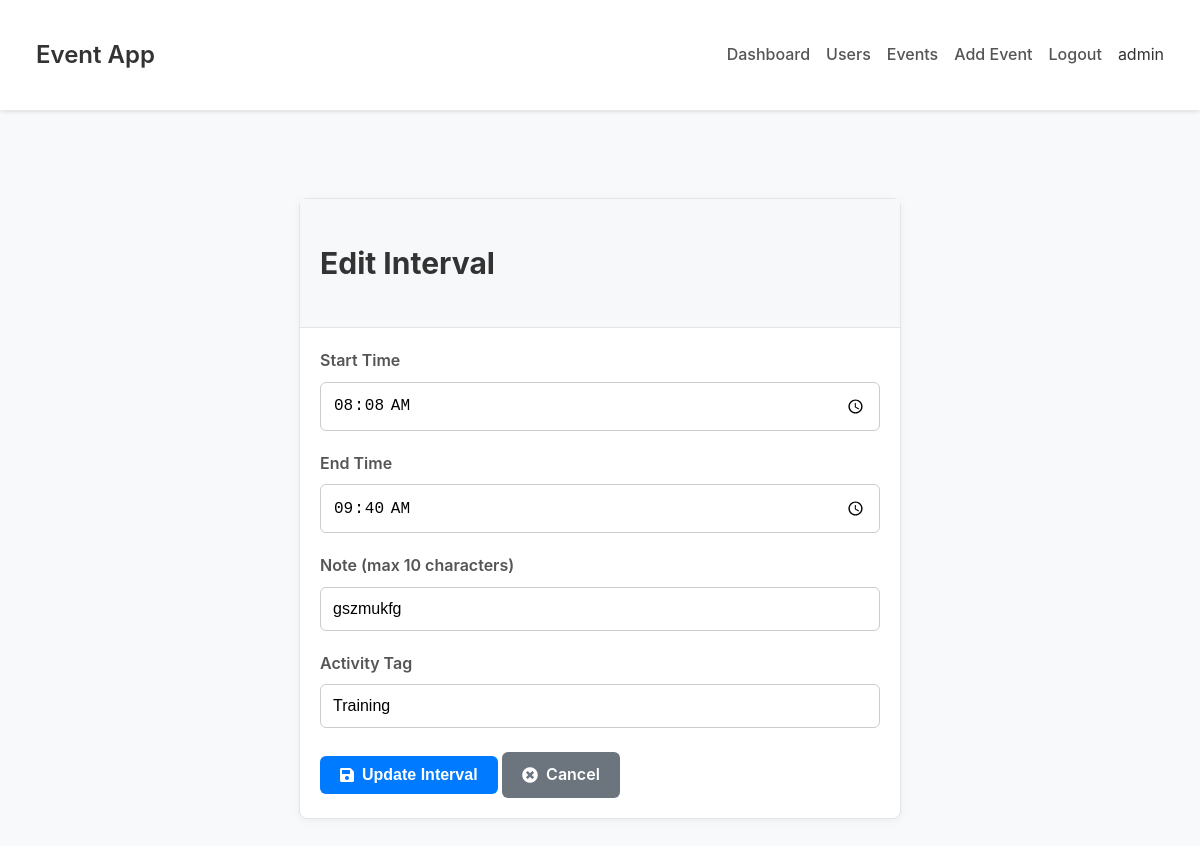
/edit_interval/169 (signed in), run on the app's committed database.
### tables this page shows
CREATE TABLE intervals (
        id INTEGER PRIMARY KEY AUTOINCREMENT,
        event_id INTEGER NOT NULL,
        start_time TEXT NOT NULL,
        end_time TEXT NOT NULL,
        note TEXT,
        activity_tag TEXT NOT NULL,
        FOREIGN KEY (event_id) REFERENCES events (id)
    );

### app.py (the view, shortened to what this page needs)
@app.route('/edit_interval/<int:interval_id>', methods=['GET', 'POST'])
@login_required
def edit_interval(interval_id):
    db = get_db()
    user_id = get_user_id_from_session()
    interval = db.execute(
        'SELECT i.* FROM intervals i JOIN events e ON i.event_id = e.id WHERE i.id = ? AND e.user_id = ?',
        (interval_id, user_id)
    ).fetchone()
    if interval is None:
        flash('Interval not found or you do not have permission to edit it.', 'danger')
        return redirect(url_for('list_events'))
    activity_tags_list = get_all_activity_tags()
    return render_template('edit_interval.html', interval=interval, activity_tags=activity_tags_list, username=session['username'], role=session['role'])

### app.py (called while the page is built)
def get_db():
    if 'db' not in g:
        g.db = sqlite3.connect(DATABASE)
        g.db.row_factory = sqlite3.Row  # This makes rows behave like dicts
    return g.db

def login_required(f):
    @wraps(f)
    def decorated_function(*args, **kwargs):
        if not session.get('logged_in'):
            flash('Please log in to access this page.', 'warning')
            return redirect(url_for('login'))
        return f(*args, **kwargs)
    return decorated_function

def get_user_id_from_session():
    db = get_db()
    user = db.execute('SELECT id FROM users WHERE username = ?', (session['username'],)).fetchone()
    return user['id'] if user else None

def get_all_activity_tags():
    db = get_db()
    tags = db.execute('SELECT tag_name FROM activity_tags ORDER BY tag_name').fetchall()
    return [tag['tag_name'] for tag in tags]

### templates/edit_interval.html (shortened to what this page needs)
{% extends "base.html" %}
{% block content %}
<div class="container mt-4">
    <div class="card" style="max-width: 600px; margin: auto;">
        <div class="card-header">
            <h2>Edit Interval</h2>
        </div>
        <div class="card-body">
            <form method="post" action="{{ url_for('edit_interval', interval_id=interval.id) }}">
                <div class="input-group">
                    <label for="start_time">Start Time</label>
                    <input type="time" id="start_time" name="start_time" class="form-control" value="{{ interval.start_time }}" required>
                </div>
                <div class="input-group">
                    <label for="end_time">End Time</label>
                    <input type="time" id="end_time" name="end_time" class="form-control" value="{{ interval.end_time }}" required>
                </div>
                <div class="input-group">
                    <label for="note">Note (max 10 characters)</label>
                    <input type="text" id="note" name="note" class="form-control" value="{{ interval.note }}" maxlength="10">
                </div>
                <div class="input-group">
                    <label for="activity_tag">Activity Tag</label>
                    <input list="activity_tags_list" id="activity_tag" name="activity_tag" class="form-control" value="{{ interval.activity_tag }}" required>
                </div>
                <div class="mt-4">
                    <button type="submit" class="btn btn-primary">
                        <i class="fas fa-save"></i> Update Interval
                    </button>
                    <a href="{{ url_for('list_events') }}" class="btn btn-secondary">
                        <i class="fas fa-times-circle"></i> Cancel
                    </a>
                </div>
            </form>
        </div>
    </div>
</div>
{% endblock %}

### static/style.css (style rules this page uses)
body { font-family: -apple-system, BlinkMacSystemFont, "Segoe UI", Roboto, "Helvetica Neue", Arial, sans-serif; background-color: #f8f9fa; color: #333; line-height: 1.6; margin: 0; }
.container { max-width: 1200px; margin: auto; padding: 20px; }
.card { background-color: #fff; border: 1px solid #e1e4e8; border-radius: 8px; box-shadow: 0 2px 10px rgba(0, 0, 0, 0.05); margin-bottom: 20px; }
.card-header { background-color: #f6f8fa; padding: 15px 20px; border-bottom: 1px solid #e1e4e8; font-size: 1.25rem; font-weight: 600; }
.card-body { padding: 20px; }
.input-group { margin-bottom: 20px; }
.input-group label { display: block; margin-bottom: 8px; font-weight: 600; color: #555; }
.form-control { width: 100%; padding: 12px; border: 1px solid #ccc; border-radius: 6px; font-size: 16px; box-sizing: border-box; }
.btn { padding: 10px 20px; border: none; border-radius: 6px; cursor: pointer; font-size: 16px; font-weight: 600; text-decoration: none; display: inline-flex; align-items: center; gap: 0.5rem; text-align: center; transition: background-color 0.3s ease, color 0.3s ease; }
.btn-primary { background-color: #007bff; color: white; }
.btn-secondary { background-color: #6c757d; color: white; }
.mt-4 { margin-top: 1.5rem; }

### data on the page
intervals: start_time "08:08", end_time "09:40", note "gszmukfg", activity_tag "Training"

### other printed values
{{ session['username'] }} "admin"
